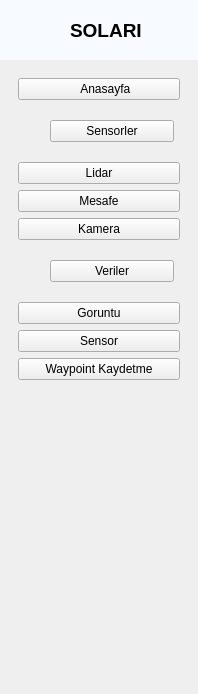
       <widget class="QWidget" name="scrollAreaWidgetContents">
        <property name="geometry">
         <rect>
          <x>0</x>
          <y>0</y>
          <width>198</width>
          <height>694</height>
         </rect>
        </property>
        <layout class="QGridLayout" name="gridLayout_2">
         <property name="leftMargin">
          <number>0</number>
         </property>
         <property name="topMargin">
          <number>0</number>
         </property>
         <property name="rightMargin">
          <number>0</number>
         </property>
         <property name="bottomMargin">
          <number>0</number>
         </property>
         <property name="spacing">
          <number>0</number>
         </property>
         <item row="1" column="0">
          <widget class="QWidget" name="menu_widget" native="true">
           <layout class="QVBoxLayout" name="verticalLayout_3">
            <item>
             <widget class="QWidget" name="home_widget" native="true">
              <layout class="QHBoxLayout" name="horizontalLayout_2">
               <item>
                <widget class="QPushButton" name="home_btn">
                 <property name="text">
                  <string>    Anasayfa</string>
                 </property>
                 <property name="icon">
                  <iconset resource="icons/istasyon_icon.qrc">
                   <normaloff>:/icons/home.svg</normaloff>:/icons/home.svg</iconset>
                 </property>
                </widget>
               </item>
              </layout>
             </widget>
            </item>
            <item>
             <widget class="QWidget" name="sensor_widget" native="true">
              <layout class="QHBoxLayout" name="horizontalLayout_3">
               <property name="spacing">
                <number>10</number>
               </property>
               <property name="leftMargin">
                <number>15</number>
               </property>
               <property name="topMargin">
                <number>5</number>
               </property>
               <property name="rightMargin">
                <number>15</number>
               </property>
               <property name="bottomMargin">
                <number>5</number>
               </property>
               <item>
                <widget class="QLabel" name="sensor_pixmap">
                 <property name="maximumSize">
                  <size>
                   <width>16</width>
                   <height>15</height>
                  </size>
                 </property>
                 <property name="text">
                  <string/>
                 </property>
                 <property name="pixmap">
                  <pixmap resource="icons/istasyon_icon.qrc">:/icons/radio.svg</pixmap>
                 </property>
                 <property name="scaledContents">
                  <bool>true</bool>
                 </property>
                </widget>
               </item>
               <item>
                <widget class="QPushButton" name="sensor_btn">
                 <property name="text">
                  <string>Sensorler</string>
                 </property>
                 <property name="icon">
                  <iconset resource="icons/istasyon_icon.qrc">
                   <normaloff>:/icons/chevron-right.svg</normaloff>:/icons/chevron-right.svg</iconset>
                 </property>
                 <property name="checkable">
                  <bool>true</bool>
                 </property>
                </widget>
               </item>
              </layout>
             </widget>
            </item>
            <item>
             <widget class="QWidget" name="sensorler_alt_widget" native="true">
              <layout class="QVBoxLayout" name="verticalLayout">
               <item>
                <widget class="QPushButton" name="lidar_btn">
                 <property name="text">
                  <string>Lidar</string>
                 </property>
                </widget>
               </item>
               <item>
                <widget class="QPushButton" name="mesafe_btn">
                 <property name="text">
                  <string>Mesafe</string>
                 </property>
                </widget>
               </item>
               <item>
                <widget class="QPushButton" name="kamera_btn">
                 <property name="text">
                  <string>Kamera</string>
                 </property>
                </widget>
               </item>
              </layout>
             </widget>
            </item>
            <item>
             <widget class="QWidget" name="veriler_widget" native="true">
              <layout class="QHBoxLayout" name="horizontalLayout_4">
               <property name="spacing">
                <number>10</number>
               </property>
               <property name="leftMargin">
                <number>15</number>
               </property>
               <property name="topMargin">
                <number>5</number>
               </property>
               <property name="rightMargin">
                <number>15</number>
               </property>
               <property name="bottomMargin">
                <number>5</number>
               </property>
               <item>
                <widget class="QLabel" name="veriler_pixmap">
                 <property name="maximumSize">
                  <size>
                   <width>16</width>
                   <height>16</height>
                  </size>
                 </property>
                 <property name="text">
                  <string/>
                 </property>
                 <property name="pixmap">
                  <pixmap resource="icons/istasyon_icon.qrc">:/icons/eye.svg</pixmap>
                 </property>
                 <property name="scaledContents">
                  <bool>true</bool>
                 </property>
                </widget>
               </item>
               <item>
                <widget class="QPushButton" name="veriler_btn">
                 <property name="text">
                  <string>Veriler</string>
                 </property>
                 <property name="icon">
                  <iconset resource="icons/istasyon_icon.qrc">
                   <normaloff>:/icons/chevron-right.svg</normaloff>:/icons/chevron-right.svg</iconset>
                 </property>
                 <property name="checkable">
                  <bool>true</bool>
                 </property>
                </widget>
               </item>
              </layout>
             </widget>
            </item>
            <item>
             <widget class="QWidget" name="veriler_alt_widget" native="true">
              <layout class="QVBoxLayout" name="verticalLayout_2">
               <item>
                <widget class="QPushButton" name="goruntu_btn">
                 <property name="text">
                  <string>Goruntu</string>
                 </property>
                </widget>
               </item>
               <item>
                <widget class="QPushButton" name="veriler_sensor_btn">
                 <property name="text">
                  <string>Sensor</string>
                 </property>
                </widget>
               </item>
               <item>
                <widget class="QPushButton" name="waypoint_btn">
                 <property name="text">
                  <string>Waypoint Kaydetme</string>
                 </property>
                </widget>
               </item>
              </layout>
             </widget>
            </item>
            <item>
             <spacer name="verticalSpacer">
              <property name="orientation">
               <enum>Qt::Vertical</enum>
              </property>
              <property name="sizeHint" stdset="0">
               <size>
                <width>20</width>
                <height>40</height>
               </size>
              </property>
             </spacer>
            </item>
           </layout>
          </widget>
         </item>
         <item row="0" column="0">
          <widget class="QWidget" name="widget_2" native="true">
           <property name="minimumSize">
            <size>
             <width>60</width>
             <height>60</height>
            </size>
           </property>
           <property name="styleSheet">
            <string notr="true">background-color: rgb(247, 250, 255);</string>
           </property>
           <layout class="QHBoxLayout" name="horizontalLayout">
            <item>
             <spacer name="horizontalSpacer">
              <property name="orientation">
               <enum>Qt::Horizontal</enum>
              </property>
              <property name="sizeHint" stdset="0">
               <size>
                <width>18</width>
                <height>20</height>
               </size>
              </property>
             </spacer>
            </item>
            <item>
             <widget class="QLabel" name="label">
              <property name="maximumSize">
               <size>
                <width>50</width>
                <height>50</height>
               </size>
              </property>
              <property name="text">
               <string/>
              </property>
              <property name="pixmap">
               <pixmap resource="icons/istasyon_icon.qrc">:/icons/system-customer-service-line-svgrepo-com.svg</pixmap>
              </property>
              <property name="scaledContents">
               <bool>true</bool>
              </property>
             </widget>
            </item>
            <item>
             <widget class="QLabel" name="label_2">
              <property name="font">
               <font>
                <pointsize>14</pointsize>
                <bold>true</bold>
               </font>
              </property>
              <property name="text">
               <string>SOLARI</string>
              </property>
             </widget>
            </item>
            <item>
             <spacer name="horizontalSpacer_2">
              <property name="orientation">
               <enum>Qt::Horizontal</enum>
              </property>
              <property name="sizeHint" stdset="0">
               <size>
                <width>18</width>
                <height>20</height>
               </size>
              </property>
             </spacer>
            </item>
           </layout>
          </widget>
         </item>
        </layout>
       </widget>
